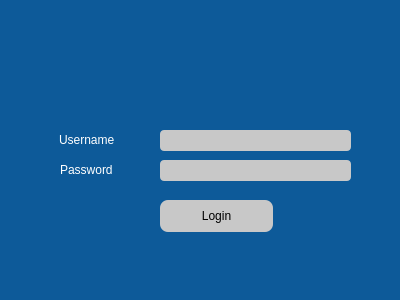
<?xml version="1.0" encoding="UTF-8"?>
<ui version="4.0">
 <class>LoginWindow</class>
 <widget class="QDialog" name="LoginWindow">
  <property name="geometry">
   <rect>
    <x>0</x>
    <y>0</y>
    <width>400</width>
    <height>300</height>
   </rect>
  </property>
  <property name="windowTitle">
   <string>Dialog</string>
  </property>
  <property name="styleSheet">
   <string notr="true">QWidget
{
    background-color: rgb(13, 90, 153);
}


QTextBrowser
{
background-color: rgb(13, 90, 153);
color:white;
border-radius: 5px;
}</string>
  </property>
  <widget class="QWidget" name="widget" native="true">
   <property name="geometry">
    <rect>
     <x>0</x>
     <y>0</y>
     <width>391</width>
     <height>291</height>
    </rect>
   </property>
   <property name="styleSheet">
    <string notr="true">QDoubleSpinBox
{
background-color: rgb(200, 200, 200);
border-radius: 4px;
}
QDoubleSpinBox:hover {
  background-color:  rgb(166, 166, 166);
  color: white;

}


QTextBrowser
{
background-color: black;
color:white;
border-radius: 5px;
}

QPushButton
{
background-color: rgb(200, 200, 200);
border-radius: 8px;
color:black;

}
QPushButton:hover {
  background-color:  rgb(166, 166, 166);
  color: white;

}



QSpinBox
{
background-color: rgb(200, 200, 200);
border-radius: 4px;
color:black;

}
QSpinBox:hover {
  background-color:  rgb(166, 166, 166);
  color: white;
}


QLabel
{
color: white;
}

QLineEdit
{
background-color: rgb(200, 200, 200);
border-radius: 4px;
color:black;

}

QLineEdit:hover {
  background-color:  rgb(166, 166, 166);
  color: white;
}

</string>
   </property>
   <widget class="QLabel" name="label_17">
    <property name="geometry">
     <rect>
      <x>110</x>
      <y>0</y>
      <width>161</width>
      <height>141</height>
     </rect>
    </property>
    <property name="text">
     <string/>
    </property>
    <property name="pixmap">
     <pixmap>AIRLab_logo.jpg</pixmap>
    </property>
    <property name="scaledContents">
     <bool>true</bool>
    </property>
   </widget>
   <widget class="QLineEdit" name="username">
    <property name="geometry">
     <rect>
      <x>160</x>
      <y>130</y>
      <width>191</width>
      <height>21</height>
     </rect>
    </property>
    <property name="text">
     <string/>
    </property>
   </widget>
   <widget class="QLineEdit" name="password">
    <property name="geometry">
     <rect>
      <x>160</x>
      <y>160</y>
      <width>191</width>
      <height>21</height>
     </rect>
    </property>
    <property name="styleSheet">
     <string notr="true"/>
    </property>
    <property name="text">
     <string/>
    </property>
    <property name="echoMode">
     <enum>QLineEdit::Password</enum>
    </property>
   </widget>
   <widget class="QLabel" name="label">
    <property name="geometry">
     <rect>
      <x>59</x>
      <y>130</y>
      <width>81</width>
      <height>20</height>
     </rect>
    </property>
    <property name="text">
     <string>Username</string>
    </property>
   </widget>
   <widget class="QLabel" name="label_2">
    <property name="geometry">
     <rect>
      <x>60</x>
      <y>160</y>
      <width>81</width>
      <height>20</height>
     </rect>
    </property>
    <property name="text">
     <string>Password</string>
    </property>
   </widget>
   <widget class="QPushButton" name="login">
    <property name="geometry">
     <rect>
      <x>160</x>
      <y>200</y>
      <width>113</width>
      <height>32</height>
     </rect>
    </property>
    <property name="text">
     <string>Login</string>
    </property>
   </widget>
   <widget class="QLabel" name="LoginStatus">
    <property name="geometry">
     <rect>
      <x>150</x>
      <y>250</y>
      <width>181</width>
      <height>20</height>
     </rect>
    </property>
    <property name="text">
     <string/>
    </property>
   </widget>
  </widget>
 </widget>
 <resources/>
 <connections/>
</ui>
